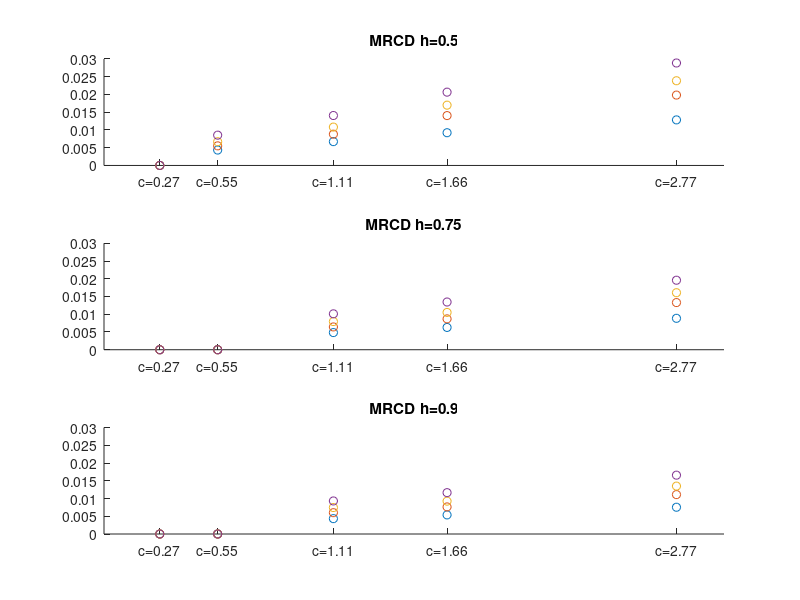
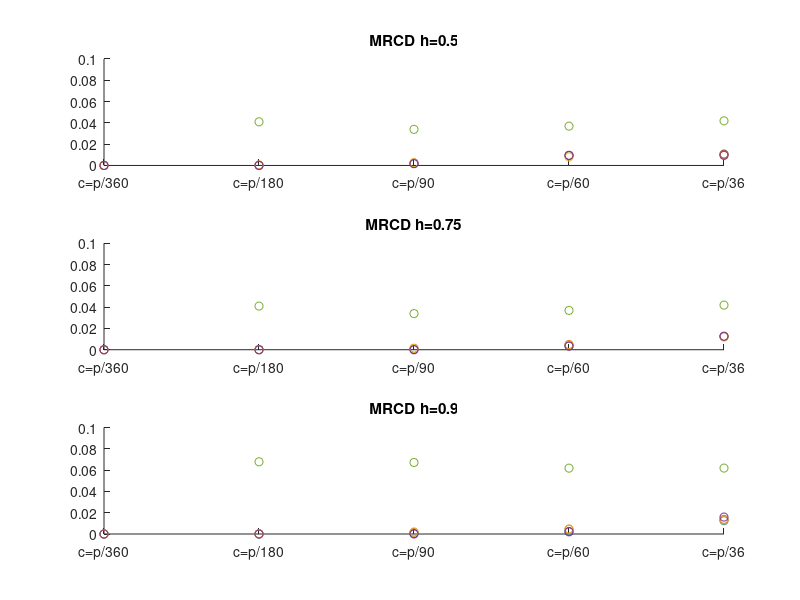

These charts were generated, in order, by the following MATLAB code:
RHO5 = [1.00E-06	0.004340099	0.006713783	0.009222485	0.012839007
1.00E-06	0.005526577	0.008814564	0.01405145	0.019829867
1.00E-06	0.006692237	0.010810043	0.016990082	0.023867484
1.00E-06	0.008538604	0.014071609	0.020655122	0.028869156];

RHO75 = [1.00E-06	1.00E-06	0.004830917	0.006281828	0.008853895
1.00E-06	1.00E-06	0.006421341	0.00869643	0.013288647
1.00E-06	1.00E-06	0.00794236	0.010510704	0.016067652
1.00E-06	1.00E-06	0.010113627	0.013446137	0.019586587];

RHO9 = [1.00E-06	1.00E-06	0.004327558	0.005379344	0.007542766
1.00E-06	1.00E-06	0.006006663	0.00763088	0.011101148
1.00E-06	1.00E-06	0.007462213	0.009253347	0.013497329
1.00E-06	1.00E-06	0.009309848	0.011648952	0.016580392];

dimension = [0.27 0.55 1.11 1.66 2.77];

figure(1)
subplot(3,1,1)
scatter(dimension,RHO5(1,:),'bo')
ylim([0 0.03])
hold on
scatter(dimension,RHO5(2,:),'gs')
ylim([0 0.03])
hold on
scatter(dimension,RHO5(3,:),'r+')
ylim([0 0.03])
hold on
scatter(dimension,RHO5(4,:),'kp')
ylim([0 0.03])
title('MRCD h=0.5')
xticks(dimension)
xticklabels({'c=0.27','c=0.55','c=1.11','c=1.66','c=2.77'})

subplot(3,1,2)
scatter(dimension,RHO75(1,:),'bo')
ylim([0 0.03])
hold on
scatter(dimension,RHO75(2,:),'gs')
ylim([0 0.03])
hold on
scatter(dimension,RHO75(3,:),'r+')
ylim([0 0.03])
hold on
scatter(dimension,RHO75(4,:),'kp')
ylim([0 0.03])
title('MRCD h=0.75') 
xticks(dimension)
xticklabels({'c=0.27','c=0.55','c=1.11','c=1.66','c=2.77'})

subplot(3,1,3)
scatter(dimension,RHO9(1,:),'bo')
ylim([0 0.03])
hold on
scatter(dimension,RHO9(2,:),'gs')
ylim([0 0.03])
hold on
scatter(dimension,RHO9(3,:),'r+')
ylim([0 0.03])
hold on
scatter(dimension,RHO9(4,:),'kp')
ylim([0 0.03])
title('MRCD h=0.9') 
xticks(dimension)
xticklabels({'c=0.27','c=0.55','c=1.11','c=1.66','c=2.77'})









RHO5 = [1.00E-06	1.00E-06	0.001796403	0.00925539	0.010577653
1.00E-06	0.000422898	0.002440575	0.009252968	0.010561732
1.00E-06	0.000168002	0.002375107	0.007961068	0.009460569
1.00E-06	1.00E-06	0.001673173	0.009553254	0.009555975
0	0.040989611	0.033922435	0.036924319	0.041911065];

RHO75 = [1.00E-06	1.00E-06	5.47E-05	0.003668939	0.012339316
1.00E-06	0.000159933	0.0013245	0.00486844	0.012523869
1.00E-06	0.000172874	0.001235148	0.004553564	0.011972724
1.00E-06	1.00E-06	4.83E-05	0.003362033	0.012681228
0	0.040989611	0.033922435	0.036924319	0.041911065];

RHO9 = [1.00E-06	1.00E-06	0.000410095	0.002484154	0.012542879
1.00E-06	0.000216307	0.001637207	0.004601377	0.013738608
1.00E-06	0.000280074	0.001794525	0.004525551	0.013100818
1.00E-06	1.00E-06	2.08E-05	0.002018043	0.015916392
0	0.067828693	0.067172184	0.061851651	0.061907284];

dimension = [1 2 3 4 5];

figure(2)
subplot(3,1,1)
scatter(dimension,RHO5(1,:),'bo')
ylim([0 0.10])
hold on
scatter(dimension,RHO5(2,:),'gs')
ylim([0 0.10])
hold on
scatter(dimension,RHO5(3,:),'r+')
ylim([0 0.10])
hold on
scatter(dimension,RHO5(4,:),'kp')
ylim([0 0.10])
hold on
scatter(dimension(2:end),RHO5(5,2:end),'m*')
ylim([0 0.10])
title('MRCD h=0.5')
xticks(dimension)
xticklabels({'c=p/360','c=p/180','c=p/90','c=p/60','c=p/36'})

subplot(3,1,2)
scatter(dimension,RHO75(1,:),'bo')
ylim([0 0.10])
hold on
scatter(dimension,RHO75(2,:),'gs')
ylim([0 0.10])
hold on
scatter(dimension,RHO75(3,:),'r+')
ylim([0 0.10])
hold on
scatter(dimension,RHO75(4,:),'kp')
ylim([0 0.10])
hold on
scatter(dimension(2:end),RHO75(5,2:end),'m*')
ylim([0 0.10])
title('MRCD h=0.75') 
xticks(dimension)
xticklabels({'c=p/360','c=p/180','c=p/90','c=p/60','c=p/36'})

subplot(3,1,3)
scatter(dimension,RHO9(1,:),'bo')
ylim([0 0.10])
hold on
scatter(dimension,RHO9(2,:),'gs')
ylim([0 0.10])
hold on
scatter(dimension,RHO9(3,:),'r+')
ylim([0 0.10])
hold on
scatter(dimension,RHO9(4,:),'kp')
ylim([0 0.10])
hold on
scatter(dimension(2:end),RHO9(5,2:end),'m*')
ylim([0 0.10])
title('MRCD h=0.9') 
xticks(dimension)
xticklabels({'c=p/360','c=p/180','c=p/90','c=p/60','c=p/36'})